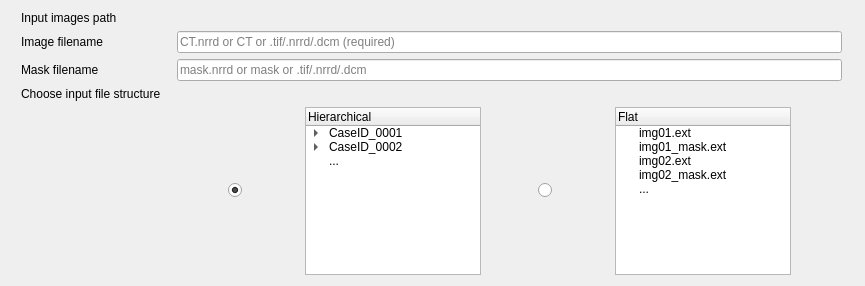
        <widget class="QWidget" name="scrollAreaWidgetContents_3">
         <property name="geometry">
          <rect>
           <x>0</x>
           <y>0</y>
           <width>865</width>
           <height>286</height>
          </rect>
         </property>
         <layout class="QGridLayout" name="gridLayout_24">
          <item row="0" column="0">
           <widget class="QLabel" name="label">
            <property name="maximumSize">
             <size>
              <width>129</width>
              <height>23</height>
             </size>
            </property>
            <property name="text">
             <string>Input images path</string>
            </property>
           </widget>
          </item>
          <item row="0" column="1">
           <widget class="ctkDirectoryButton" name="imagesInputPath"/>
          </item>
          <item row="1" column="0">
           <widget class="QLabel" name="label_3">
            <property name="maximumSize">
             <size>
              <width>217</width>
              <height>23</height>
             </size>
            </property>
            <property name="text">
             <string>Image filename</string>
            </property>
           </widget>
          </item>
          <item row="1" column="1">
           <widget class="QLineEdit" name="imgPrefix">
            <property name="maximumSize">
             <size>
              <width>665</width>
              <height>23</height>
             </size>
            </property>
            <property name="placeholderText">
             <string>CT.nrrd or CT or .tif/.nrrd/.dcm (required)</string>
            </property>
           </widget>
          </item>
          <item row="2" column="0">
           <widget class="QLabel" name="label_4">
            <property name="maximumSize">
             <size>
              <width>183</width>
              <height>23</height>
             </size>
            </property>
            <property name="text">
             <string>Mask filename</string>
            </property>
           </widget>
          </item>
          <item row="2" column="1">
           <widget class="QLineEdit" name="maskPrefix">
            <property name="maximumSize">
             <size>
              <width>665</width>
              <height>23</height>
             </size>
            </property>
            <property name="placeholderText">
             <string>mask.nrrd or mask or .tif/.nrrd/.dcm</string>
            </property>
           </widget>
          </item>
          <item row="3" column="0">
           <widget class="QLabel" name="label_5">
            <property name="text">
             <string>Choose input file structure</string>
            </property>
           </widget>
          </item>
          <item row="4" column="1">
           <layout class="QHBoxLayout" name="horizontalLayout">
            <item>
             <widget class="QRadioButton" name="fileStructureHierarchical">
              <property name="maximumSize">
               <size>
                <width>20</width>
                <height>16777215</height>
               </size>
              </property>
              <property name="text">
               <string/>
              </property>
              <property name="checked">
               <bool>true</bool>
              </property>
             </widget>
            </item>
            <item>
             <widget class="QTreeWidget" name="hierarchicalTreeWidget">
              <property name="enabled">
               <bool>true</bool>
              </property>
              <property name="maximumSize">
               <size>
                <width>176</width>
                <height>200</height>
               </size>
              </property>
              <property name="autoScroll">
               <bool>true</bool>
              </property>
              <property name="showDropIndicator" stdset="0">
               <bool>true</bool>
              </property>
              <property name="itemsExpandable">
               <bool>true</bool>
              </property>
              <property name="animated">
               <bool>false</bool>
              </property>
              <property name="allColumnsShowFocus">
               <bool>false</bool>
              </property>
              <property name="headerHidden">
               <bool>false</bool>
              </property>
              <property name="expandsOnDoubleClick">
               <bool>true</bool>
              </property>
              <column>
               <property name="text">
                <string>Hierarchical</string>
               </property>
              </column>
              <item>
               <property name="text">
                <string>CaseID_0001</string>
               </property>
               <item>
                <property name="text">
                 <string>img.ext</string>
                </property>
               </item>
               <item>
                <property name="text">
                 <string>mask.ext</string>
                </property>
               </item>
              </item>
              <item>
               <property name="text">
                <string>CaseID_0002</string>
               </property>
               <item>
                <property name="text">
                 <string>img.ext</string>
                </property>
               </item>
               <item>
                <property name="text">
                 <string>mask.ext</string>
                </property>
               </item>
              </item>
              <item>
               <property name="text">
                <string>...</string>
               </property>
              </item>
             </widget>
            </item>
            <item>
             <widget class="QRadioButton" name="fileStructureFlat">
              <property name="maximumSize">
               <size>
                <width>20</width>
                <height>16777215</height>
               </size>
              </property>
              <property name="text">
               <string/>
              </property>
             </widget>
            </item>
            <item>
             <widget class="QTreeWidget" name="flatTreeWidget">
              <property name="maximumSize">
               <size>
                <width>176</width>
                <height>16777215</height>
               </size>
              </property>
              <column>
               <property name="text">
                <string>Flat</string>
               </property>
              </column>
              <item>
               <property name="text">
                <string>img01.ext</string>
               </property>
              </item>
              <item>
               <property name="text">
                <string>img01_mask.ext</string>
               </property>
              </item>
              <item>
               <property name="text">
                <string>img02.ext</string>
               </property>
              </item>
              <item>
               <property name="text">
                <string>img02_mask.ext</string>
               </property>
              </item>
              <item>
               <property name="text">
                <string>...</string>
               </property>
              </item>
             </widget>
            </item>
           </layout>
          </item>
         </layout>
        </widget>
